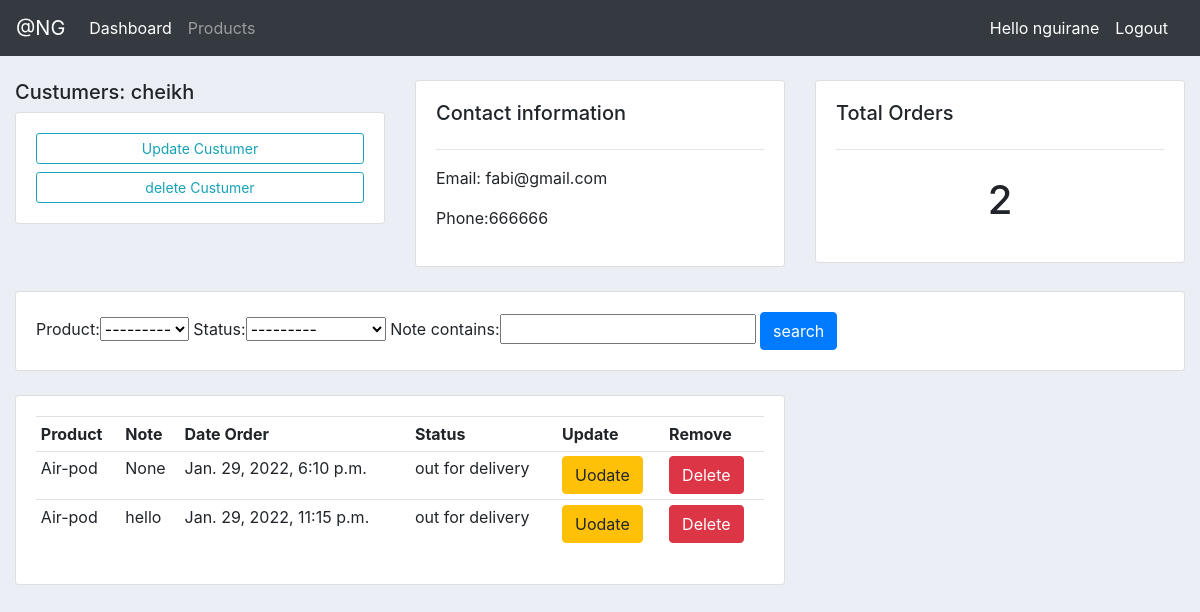
Page /custumer/2/ (signed in) on the committed database.
### account/models.py (models this page shows, shortened)
class Custumer(models.Model):
    user = models.OneToOneField(User, on_delete=models.CASCADE, null=True)
    name = models.CharField(max_length = 150, null=True)
    phone = models.CharField(max_length = 150, null=True)
    email = models.CharField(max_length = 150, null=True)
    date_created = models.DateTimeField(auto_now_add=True)

class Order(models.Model):
    STATUS = (
        ('Pending', 'Pending'),
            ('out for delivery', 'Out for delivery'),
            ('Delivred', 'Delivred')
        )
    date_created = models.DateTimeField(auto_now_add=True)
    customer = models.ForeignKey(Custumer, on_delete=models.CASCADE, null=True)
    product = models.ForeignKey(Product, on_delete=models.CASCADE, null=True)
    status = models.CharField(max_length = 150, choices=STATUS)
    note = models.CharField(max_length = 100, null=True)

class Product(models.Model):
    CATEGORY = (
        ("Indor", "Indor"),
        ("Out Dor", "Out Door")
    )
    name = models.CharField(max_length = 150, null=True)
    price = models.FloatField(null=True)
    category = models.CharField(max_length = 150, null=True , choices=CATEGORY)
    description = models.CharField(max_length = 150, null=True)
    date_created = models.DateTimeField(auto_now_add=True, null=True)
    def __str__(self):
       return self.name

### account/views.py (the view)
# urls.py: path("custumer/<str:pk>/", views.custumer, name="customer"),
@login_required(login_url='login')
def custumer(request, pk):
    custumer = Custumer.objects.get(id=pk)
    orders = custumer.order_set.all()
    orders_count = orders.count()
    search = SearchFilter(request.GET, queryset=orders)
    orders = search.qs
    context = {"custumer":custumer, "orders":orders, "orders_count":orders_count, "search":search}
    return render(request, 'account/custumer.html', context)

### account/templates/account/custumer.html
{% extends "account/base.html" %}
{% block content %}
   <br>
   <div class="row">
        <div class="col-md-4">
                <h5>Custumers: {{custumer.name}}</h5>
            <div class="card card-body">
                <a href={% url 'createOrder' custumer.pk %} class="btn btn-outline-info btn-sm btn-block">Update Custumer</a>
                <a href="" class="btn btn-outline-info btn-sm btn-block">delete Custumer</a>
            </div>
        </div>
        <div class="col-md-4">
            <div class="card card-body">
                <h5>Contact information</h5>
                <hr>
                <p>Email: {{ custumer.email}}</p>
                <p>Phone:{{custumer.phone}}</p>
            </div>
        </div>
        <div class="col-md-4">
            <div class="card card-body">
                <h5>Total Orders</h5>
                <hr>
                <h1 style="text-align: center; padding: 10px"> {{orders_count}} </h1>
            </div>
        </div>
   </div>
   <br>
   <div class="row">
        <div class="col">
            <div class="card card-body">
                <form action="" method="get">
                {{ search.form }}
                    <button type="submit" class="btn btn-primary">search</button>
                </form>
            </div>
        </div>
   </div>
   <br>
   <div class="row">
       <div class="col-md-8">
            <div class="card card-body">
                <table class="table table-sm">
                    <tr>
                        <th>Product</th>
                        <th>Note</th>
                        <th>Date Order</th>
                        <th>Status</th>
                        <th>Update</th>
                        <th>Remove</th>
                    </tr>
                    {% for order in orders %}
                        <tr>
                            <td>{{ order.product}}</td>
                            <td>{{ order.note}}</td>
                            <td>{{ order.date_created}}</td>
                            <td>{{ order.status}}</td>
                             <td><a href={% url 'updateOrder' order.pk %} class="btn btn-warning">Uodate</a></td>
                       <td><a href={% url 'deleteOrder' order.pk %} class="btn btn-danger">Delete</a></td>
                        </tr>
                    {% endfor %}
                </table>
            </div>
       </div>
   </div>
{% endblock content %}

### account/templates/account/navbar.html (shortened to what this page needs)
<nav class="navbar navbar-expand-lg navbar-dark bg-dark">
  <a class="navbar-brand" href="#">@NG</a>
  <div class="collapse navbar-collapse" id="navbarNav">
    <ul class="navbar-nav mr-auto">
    {% if request.user.is_staff %}
      <li class="nav-item active">
        <a class="nav-link" href={% url 'home' %}>Dashboard</a>
      </li>
      <li class="nav-item">
        <a class="nav-link" href={% url 'products' %}>Products</a>
      </li>
    {% endif %}
    </ul>
    <span class="text-white">Hello {{ request.user}}</span>
    <span> <a class="nav-link text-white" href={% url 'logout' %}>Logout</a></span>
  </div>
</nav>

### account/static/css/main.css (style rules this page uses)
body { background-color: #ebeff5; }

### rows in the picture
Custumer: name "cheikh", email "fabi@gmail.com", phone "666666"
Order: product "Air-pod", note "None", date_created "Jan. 29, 2022, 6:10 p.m.", status "out for delivery"
Order: product "Air-pod", note "hello", date_created "Jan. 29, 2022, 11:15 p.m.", status "out for delivery"

### other values in the picture
{{ request.user }} "nguirane"
{{ orders_count }} "2"
